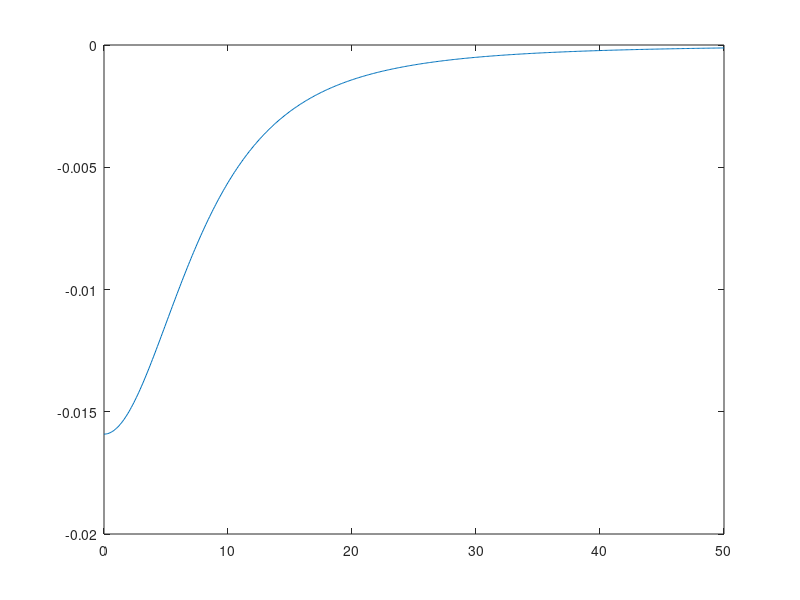

Write the MATLAB code that produced this figure. (Note: this script raises an error after producing the figure.)
%em1hw2_1a
close all;clear;clc;
q=10;
d=10;
z=0;
r=linspace(0,50,500);
sigma=(-q.*d./(2.*pi))*(r.^2+d.^2).^(-3/2);
Fig=plot(r,sigma);
plotfinishier('Problem 2.1a','r (unit length)','sigma (charge per area)',Fig);